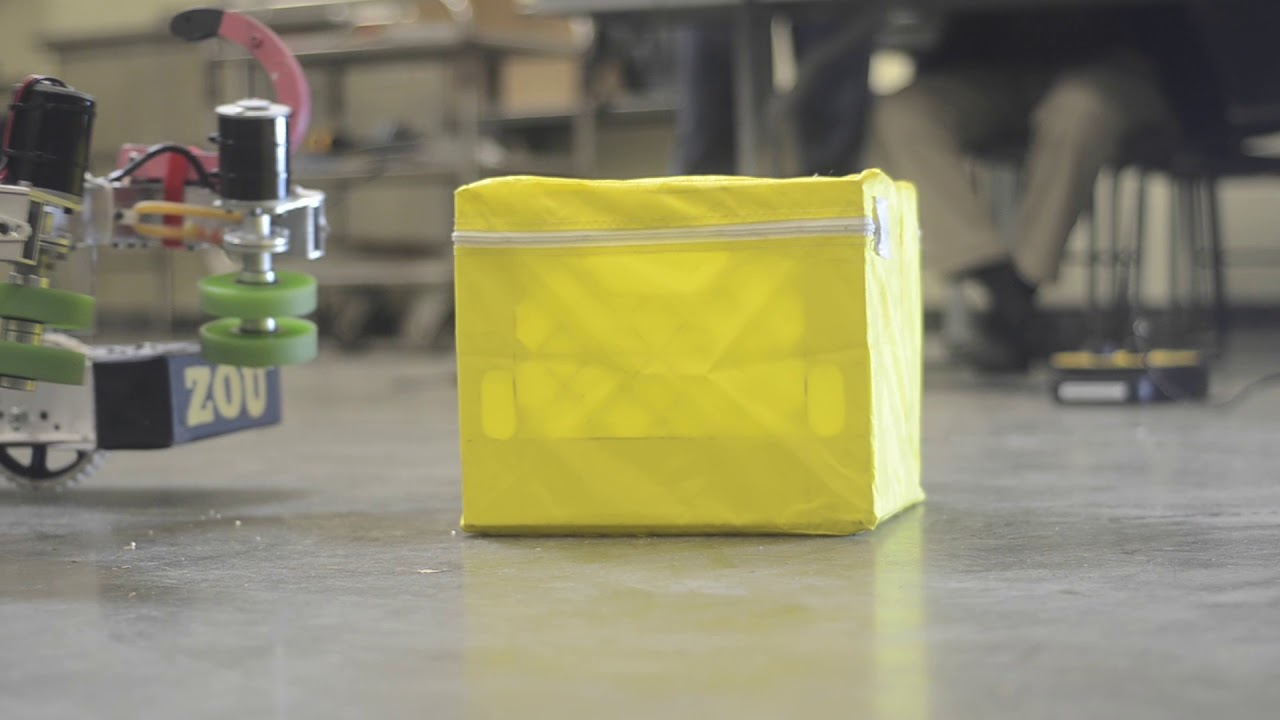
#> input picture examples/cube.jpg, 1280 x 720 px, given in place of the camera
$ python show_original.py
#> lines starting #> are read from the running program, lines starting #| are printed output that depends on the picture; after the words box and inside, x2 and y2 are one past the last pixel; in counts of white or black regions, pixels touching at a corner belong together
#> further down, image is the input picture: shape (720, 1280, 3); mean B, G, R 106.3, 135.4, 139
### sight/image.py
import cv2
import imutils
import numpy as np


class Image:
    def __init__(self, image):
        self.data = image

    def clone(self):
        return type(self)(self.data.copy())

    def show(self, window_name, size=None):
        if size:
            resized_image = cv2.resize(
                self.data,
                (
                    int(size[0]),
                    int(size[1])
                )
            )
            cv2.imshow(window_name, resized_image)
        else:
            cv2.imshow(window_name, self.data)
        return self

    def resize(self, size):
#> called with size = (640, 480)
        self.data = cv2.resize(
            self.data,
            (
                int(size[0]),
                int(size[1])
            )
        )
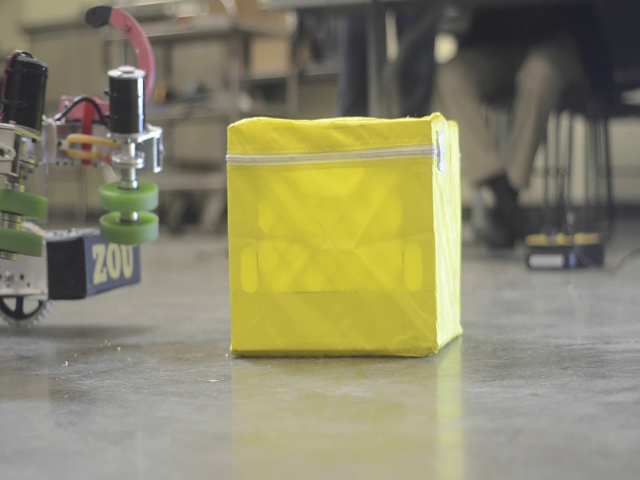
#> self.data: shape (480, 640, 3); mean B, G, R 106.3, 135.4, 139
#> in convert_to_hsv, `self.data = cv2.cvtColor( self.data, cv2.COLOR_BGR2HSV )`: self.data: shape (480, 640, 3); mean H, S, V 36, 52.8, 140.2
        return self

    # gets rid of specs, and closes holes in image
    # [12 lines left out: function smooth, not called in this run]

    # gaussian blur on image on range 0 to 1
    def blur(self, blur_percentage):
        if blur_percentage > 1:
            raise Exception("Attempted to blur more than 100% blur")
        if blur_percentage < 0:
            raise Exception("Attempted to negatively blur")
        v = blur_percentage
        v *= 100
        v = int(v)
        # make blur value odd
        v = v if v % 2 == 1 else v + 1

        self.data = cv2.GaussianBlur(
            self.data, (v, v), 0
        )
        return self

    # Filter image with mask
    def mask(self, mask):
        self.data = cv2.bitwise_and(
            self.data,
            self.data,
            mask=mask
        )
        return self

    # [19 lines left out: function draw_text, not called in this run]

    def draw_circle(self, center, radius, color=(0, 255, 255), thickness=10):
        if center[0] > 1:
            raise Exception("X location for draw_circle out of bounds (needs to be between 0 and 1)")
        if center[0] < 0:
            raise Exception("X location for draw_circle out of bounds (needs to be between 0 and 1)")

        if center[1] > 1:
            raise Exception("Y location for draw_circle out of bounds (needs to be between 0 and 1)")
        if center[1] < 0:
            raise Exception("Y location for draw_circle out of bounds (needs to be between 0 and 1)")

        center = (
            int(center[0] * int(self.get_width())),
            int(center[1] * int(self.get_height())),
        )
        cv2.circle(self.data, center, radius, color, thickness)
        return self

    # [31 lines left out: functions draw_target, draw_targets, not called in this run]

    def get_size(self): return self.data.shape[:2][::-1]
    def get_height(self): return self.data.shape[0]
    def get_width(self): return self.data.shape[1]

    # get mask for values range a to b
    def get_mask(self, a, b):
        mask = cv2.inRange(
            self.data,
            np.array(a),
            np.array(b)
            )
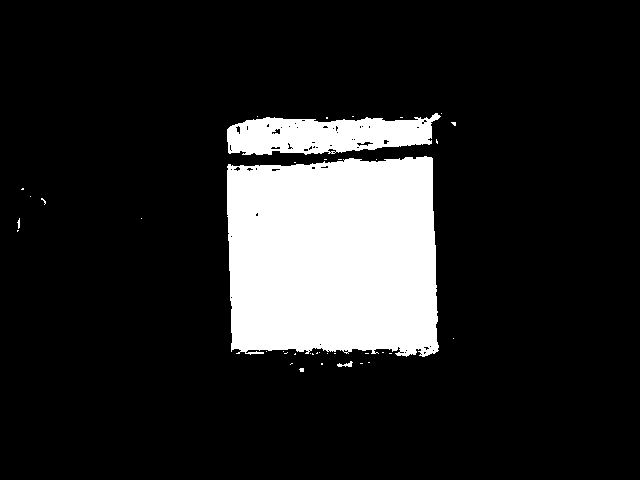
#> mask: shape (480, 640); 14.8% white; 39 white regions (35 under 20 px)
#> in mask, `self.data = cv2.bitwise_and( self.data, self.data, mask=mask )`: self.data: shape (480, 640, 3); mean H, S, V 4.1, 25.8, 29.2
#> in blur, `self.data = cv2.GaussianBlur( self.data, (v, v), 0 )`: self.data: shape (480, 640, 3); mean H, S, V 4.1, 25.8, 29.2
        return mask

    def get_blobs(self, mask):
        # find irregular shapes using mask
        contours = cv2.findContours(
            mask,
            cv2.RETR_TREE,
            cv2.CHAIN_APPROX_SIMPLE
        )
#> contours = 99 contours, 89 with area under 20; largest, box (x1, y1, x2, y2) and area: (227, 156, 439, 357) 38604, (227, 113, 441, 155) 6124, (356, 141, 374, 147) 46, (271, 128, 281, 135) 36, (337, 361, 353, 367) 30

        # Between opencv 3 & 4, there is a breaking change in how
        # contours are returned by the findContours method.
        # In opencv 3, contours[1] is used. In opencv 2 & 4, contours[0]
        # is used instead.
        contours = contours[1] if imutils.is_cv3() else contours[0]


        blobs = []

        # if there is one or more contours
        if len(contours) > 0:
            for contour in contours:
                (x, y), radius = cv2.minEnclosingCircle(contour)
                x = int(x) / int(self.get_width())
                y = int(y) / int(self.get_height())
                radius = int(radius)

                blobs.append(
                    (x, y, radius)
                    )
#> this loop made 99 passes
#> (contour, x, y, radius) on passes 2, 3, 4, 5, 7, 8, 9, 10, 11, 12: ([[360, 363], [362, 363]], 0.564, 0.756, 1), ([[321, 363], [321, 364], [322, 364], [322, 363]], 0.502, 0.756, 0), ([[291, 363], [290, 364], [291, 363], [292, 363]], 0.455, 0.756, 1), ([[368, 362], [369, 362]], 0.575, 0.754, 0), ([[389, 353], [391, 353]], 0.609, 0.735, 1), ([[365, 353], [368, 353]], 0.572, 0.735, 1), ([[334, 353], [335, 353]], 0.522, 0.735, 0), ([[327, 353]], 0.511, 0.735, 0), ([[312, 353], [312, 354], [313, 354]], 0.487, 0.735, 0), ([[310, 353]], 0.484, 0.735, 0)
#> (x, y, radius) on passes 1, 6, 23, 24, 31, 33: (0.47, 0.769, 2), (0.537, 0.756, 7), (0.0281, 0.465, 5), (0.0656, 0.419, 3), (0.52, 0.535, 140), (0.662, 0.733, 1)
#> after the loop, blobs = 99 items, first 6: (0.47, 0.769, 2), (0.564, 0.756, 1), (0.502, 0.756, 0), (0.455, 0.756, 1), (0.575, 0.754, 0), (0.537, 0.756, 7)

        return blobs

    # [29 lines left out: function get_largest_blob, not called in this run]

    def convert_to_hsv(self):
        self.data = cv2.cvtColor(
            self.data,
            cv2.COLOR_BGR2HSV
        )
        return HSV_Image(
            self.data
        )

    # [8 lines left out: function convert_to_gray, not called in this run]

    def convert_to_bgr(self):
        return self


class HSV_Image(Image):
    def convert_to_hsv(self):
        return self

    # [21 lines left out: functions convert_to_gray, convert_to_bgr, not called in this run]


class Gray_Image(Image):
    pass

### sight/__init__.py
import cv2
from .image import *
from .window import *


def wait_for_keypress():
    cv2.waitKey(0)

def escape_key_pressed():
    return cv2.waitKey(1) & 0xFF == 27

def exit():
    cv2.destroyAllWindows()

### examples/show_original.py
import cv2, time
from sight import *

# Create an instance of camera 0
cap = cv2.VideoCapture(0)


while True:
    # Get the image from camera 0
    _, image = cap.read()

    original = Image(image).resize((640, 480)).show("original")


    copy = original.clone()
    mask = copy.convert_to_hsv().get_mask(
        [27, 100, 100],
        [40, 255, 255]
    )

    # x, y, radius = copy.mask(mask).blur(1).get_largest_blob(mask)
    # if radius > 10:
    #     original.draw_circle((x, y), radius)

    blobs = copy.mask(mask).blur(1).get_blobs(mask)
    for (x, y, radius) in blobs:
        if radius > 20:
            original.draw_circle((x, y), radius, color=(255, 0, 0))
#> this loop made 99 passes
#> (x, y, radius) on passes 1 to 12: (0.47, 0.769, 2), (0.564, 0.756, 1), (0.502, 0.756, 0), (0.455, 0.756, 1), (0.575, 0.754, 0), (0.537, 0.756, 7), (0.609, 0.735, 1), (0.572, 0.735, 1), (0.522, 0.735, 0), (0.511, 0.735, 0), (0.487, 0.735, 0), (0.484, 0.735, 0)
#> (x, y, radius, center in draw_circle) on pass 31: (0.52, 0.535, 140, (333, 257))

    original.show("output")
#> call 2 of show, with window_name = 'output'
#> in show (call 2), `cv2.imshow(window_name, self.data)`:
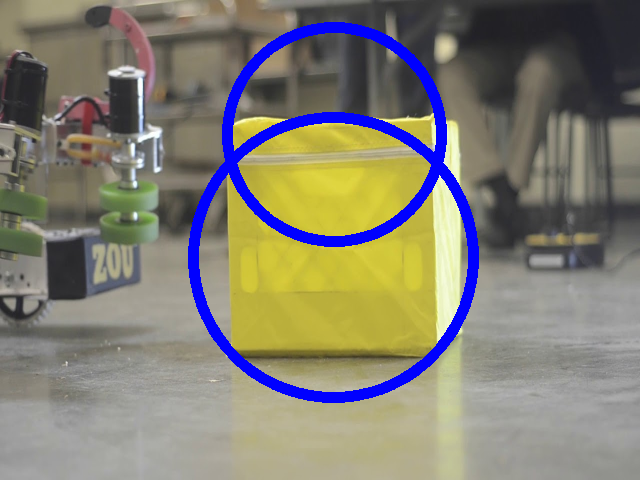
#> window 'output': shape (480, 640, 3); mean B, G, R 114.4, 126.9, 130.2

    if escape_key_pressed():
#> (key Esc is pressed here)
        break

$ run again, on examples/more_fuel.jpg
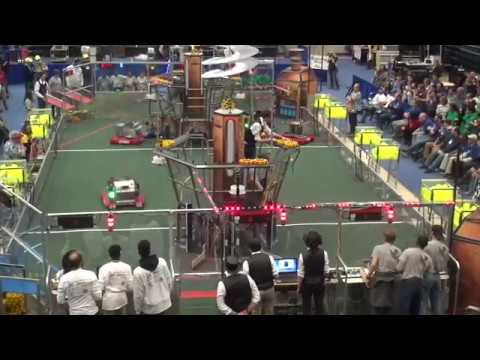
#> input picture examples/more_fuel.jpg, 480 x 360 px, given in place of the camera
#> image is the input picture: shape (360, 480, 3); mean B, G, R 69.5, 75.9, 79.4
#> in get_mask, `mask = cv2.inRange( self.data, np.array(a), np.array(b) )`:
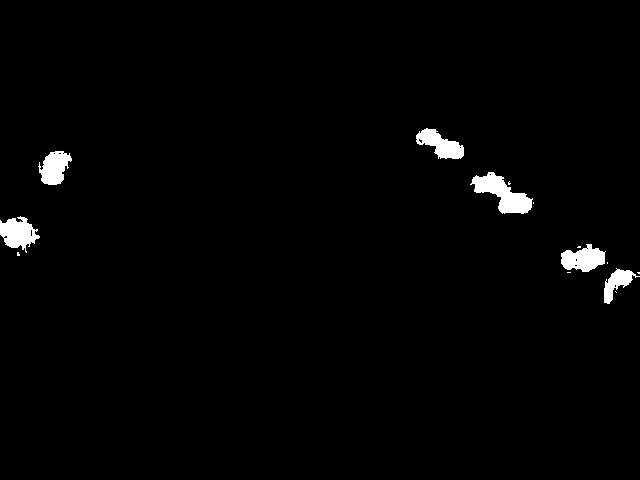
#> mask: shape (480, 640); 1.6% white; 14 white regions (8 under 20 px)
#> contours = 26 contours, 20 with area under 20; largest, box (x1, y1, x2, y2) and area: (470, 172, 533, 214) 1122, (0, 216, 40, 253) 798, (561, 244, 606, 272) 771, (416, 128, 464, 159) 734, (38, 151, 72, 185) 696, (604, 268, 640, 304) 462
#> the loop in get_blobs, `for contour in contours:` made 26 passes
#> (x, y, radius) on passes 4, 5, 7, 9, 10, 11, 13, 14: (0.97, 0.602, 21), (0.961, 0.594, 1), (0.0281, 0.527, 1), (0.911, 0.535, 22), (0.898, 0.552, 1), (0.9, 0.54, 1), (0.0281, 0.481, 21), (0.00781, 0.492, 2)
#> after the loop in get_blobs, `for contour in contours:`: blobs = 26 items, first 6: (0.961, 0.606, 0), (0.997, 0.567, 1), (0.887, 0.567, 1), (0.97, 0.602, 21), (0.961, 0.594, 1), (0.948, 0.546, 0)
#> the loop `for (x, y, radius) in blobs:` made 26 passes
#> in show (call 2), `cv2.imshow(window_name, self.data)`:
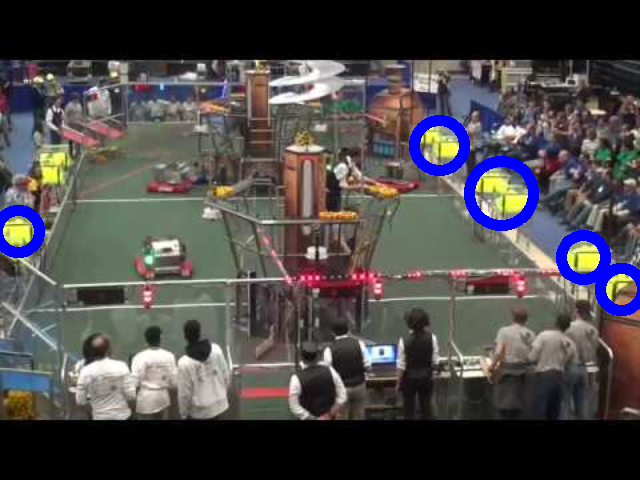
#> window 'output': shape (480, 640, 3); mean B, G, R 73.3, 72.4, 75.8

$ run again, on examples/robots2.jpg
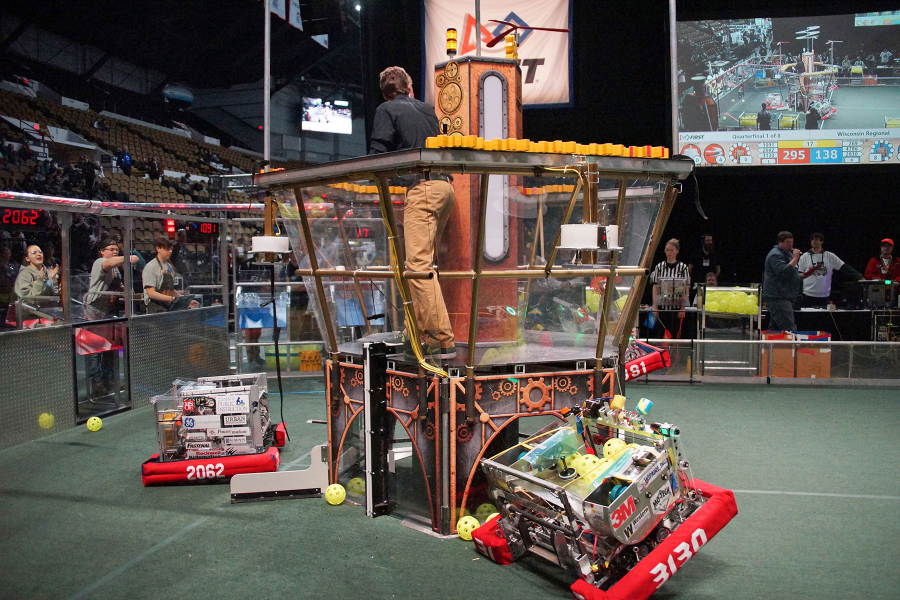
#> input picture examples/robots2.jpg, 1800 x 1200 px, given in place of the camera (shown at 1/2 size)
#> image is the input picture: shape (1200, 1800, 3); mean B, G, R 77.1, 83, 91.8
#> in resize, `self.data = cv2.resize( self.data, ( int(size[0]), int(size[1]) ) )`:
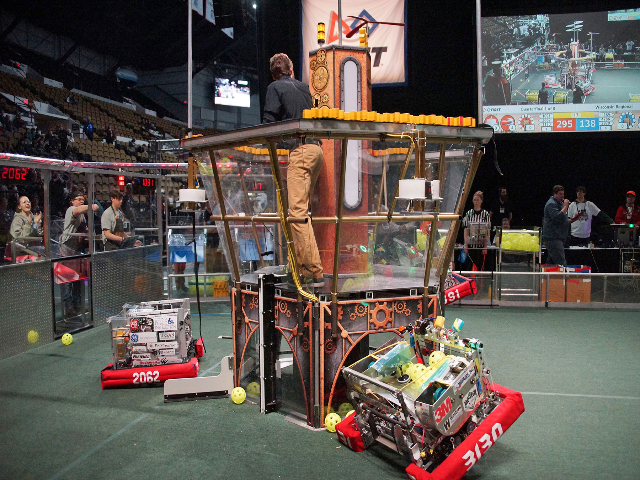
#> self.data: shape (480, 640, 3); mean B, G, R 77, 82.9, 91.7
#> in get_mask, `mask = cv2.inRange( self.data, np.array(a), np.array(b) )`:
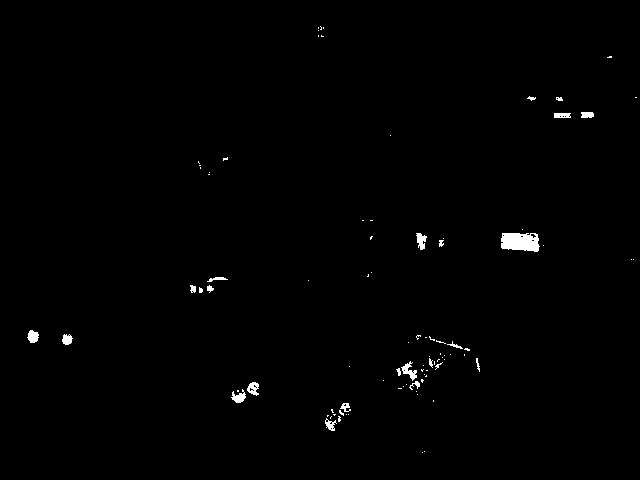
#> mask: shape (480, 640); 0.71% white; 90 white regions (68 under 20 px)
#> contours = 112 contours, 97 with area under 20; largest, box (x1, y1, x2, y2) and area: (501, 233, 540, 252) 572, (401, 361, 417, 381) 100, (247, 382, 259, 396) 95, (27, 330, 39, 343) 94, (416, 233, 427, 250) 88
#> the loop in get_blobs, `for contour in contours:` made 112 passes
#> (contour, x, y, radius) on passes 1, 2, 4, 5, 9, 10: ([[422, 452]], 0.659, 0.942, 0), ([[424, 451]], 0.662, 0.94, 0), ([[332, 428], [333, 427], [334, 428], [333, 429]], 0.52, 0.892, 1), ([[330, 428], [331, 427], [332, 428], [331, 429]], 0.517, 0.892, 1), ([[331, 416], [330, 417], [330, 418], [330, 417]], 0.516, 0.869, 1), ([[327, 415], [327, 416], [328, 415]], 0.511, 0.865, 0)
#> after the loop in get_blobs, `for contour in contours:`: blobs = 112 items, first 6: (0.659, 0.942, 0), (0.662, 0.94, 0), (0.516, 0.883, 7), (0.52, 0.892, 1), (0.517, 0.892, 1), (0.516, 0.879, 1)
#> the loop `for (x, y, radius) in blobs:` made 112 passes
